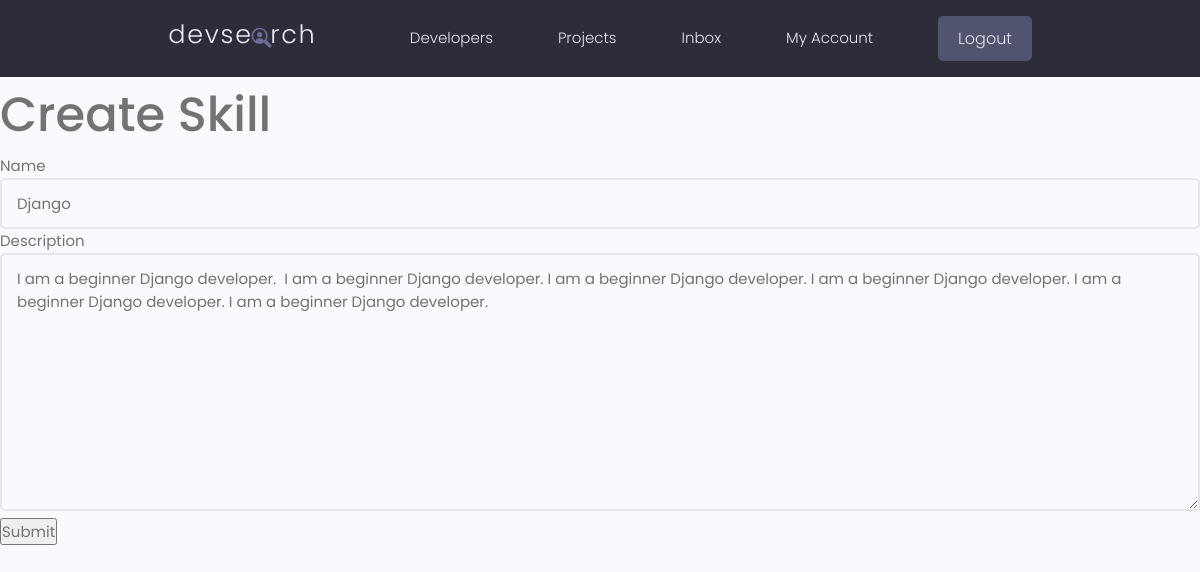
The app's page /update-skill/d8950b09-70a9-43e9-95b2-c6e8c649f1c7/ (signed in) with its own data.
### users/models.py (models this page shows, shortened)
class Skill(models.Model):
    id = models.UUIDField(default=uuid.uuid4,
                          primary_key=True, editable=False, unique=True)
    owner = models.ForeignKey(
        Profile, on_delete=models.CASCADE, null=True, blank=True)
    name = models.CharField(max_length=250, null=True, blank=True)
    description = models.TextField(max_length=1000, null=True, blank=True)
    created = models.DateTimeField(auto_now_add=True)

### users/views.py (the view)
# urls.py: path('update-skill/<uuid:pk>/', updateSkill, name='update-skill'),
@login_required(login_url='login')
def updateSkill(request, pk):
    profile = request.user.profile
    skill = profile.skill_set.get(id=pk)
    form = SkillForm(instance=skill)
    if request.method == 'POST':
        form = SkillForm(request.POST, instance=skill)
        if form.is_valid():
            form.save()
            return redirect('account')
    else:
        context = {'form': form}
        return render(request, 'users/skill_form.html', context)
    return HttpResponse("Invalid request method")

### users/forms.py
class SkillForm(ModelForm):
    class Meta:
        model = Skill
        fields = ['name', 'description']
    def __init__(self, *args, **kwargs):
        super(SkillForm, self).__init__(*args, **kwargs)
        for name, field in self.fields.items():
            field.widget.attrs.update({'class': 'input'})

### users/templates/users/skill_form.html (shortened to what this page needs)
{% extends "main.html" %}
{% block content %}
    <h1>Create Skill</h1>
    <form method="POST" action="">
        {% for field in form %}
            {{field.label}}
            {{field}}
        {% endfor %}
        <input type="submit" value="Submit">
    </form>
{% endblock %}

### static/styles/app.css (style rules this page uses)
:root { --color-sub: #2d2d39; }

### static/uikit/styles/modules/_variables.css (style rules this page uses)
:root { --color-main: #5aa5b9; --color-main-light: #e6faff; --color-sub: #3f4156; --color-sub-light: #51546e; --color-sub-lighter: #ededfd; --color-text: #737373; --color-gray: #8b8b8b; --color-light: #e5e7eb; --color-light-gray: #767676; --color-bg: #f8fafd; --color-white: #fffefd; --color-white-light: #f3f3f3; --color-success: #359e64; --color-success-bg: #def8e8; --color-error: #fc4b0b; --color-error-bg: #fff2ee; --font-base: 'Poppins', arial, helvetica, 'Segoe UI', roboto, ubuntu, sans-serif; --font-monospace: 'Fira Code', 'Courier New', courier, monospace; --font-regular: 300; --font-medium: 500; --font-bold: 700; --generic-shadow: 1px 1px 5px #00000010; --generic-transition: all 0.3s ease-in-out; }

### static/uikit/styles/modules/_base.css (style rules this page uses)
* { margin: 0; padding: 0; box-sizing: border-box; text-rendering: optimizeLegibility; color: inherit; font-size: inherit; }
html { font-size: 50%; }
@media only screen and (min-width: 480px) { html { font-size: 56.25%; } }
@media only screen and (min-width: 1200px) { html { font-size: 62.5%; } }
body { line-height: 1.6; font-weight: 400; font-size: 1.5rem; color: var(--color-text); background-color: var(--color-bg); min-height: 100vh; }

### static/uikit/styles/modules/_typography.css (style rules this page uses)
* { font-family: var(--font-base); }
h1 { font-size: 4.8rem; font-weight: var(--font-medium); }

### static/uikit/styles/modules/_form.css (style rules this page uses)
input.input[type='text'], input.input[type='email'], input.input[type='password'], input.input[type='number'], textarea.input { min-width: 24rem; width: 100%; padding: 1.2rem 1.5rem; border-radius: 0.5rem; border: 2px solid var(--color-light); transition: all 0.3s ease-in-out; background-color: var(--color-bg); }

### records on screen
Skill: form "Django" "I am a beginner Django developer. I am a beginner Django developer. I am a beginner Django developer. I am a beginner Django developer. I am a beginner Django developer. I am a beginner Django developer."

### other values on screen
{{ field.label }} "Name" "Description"
